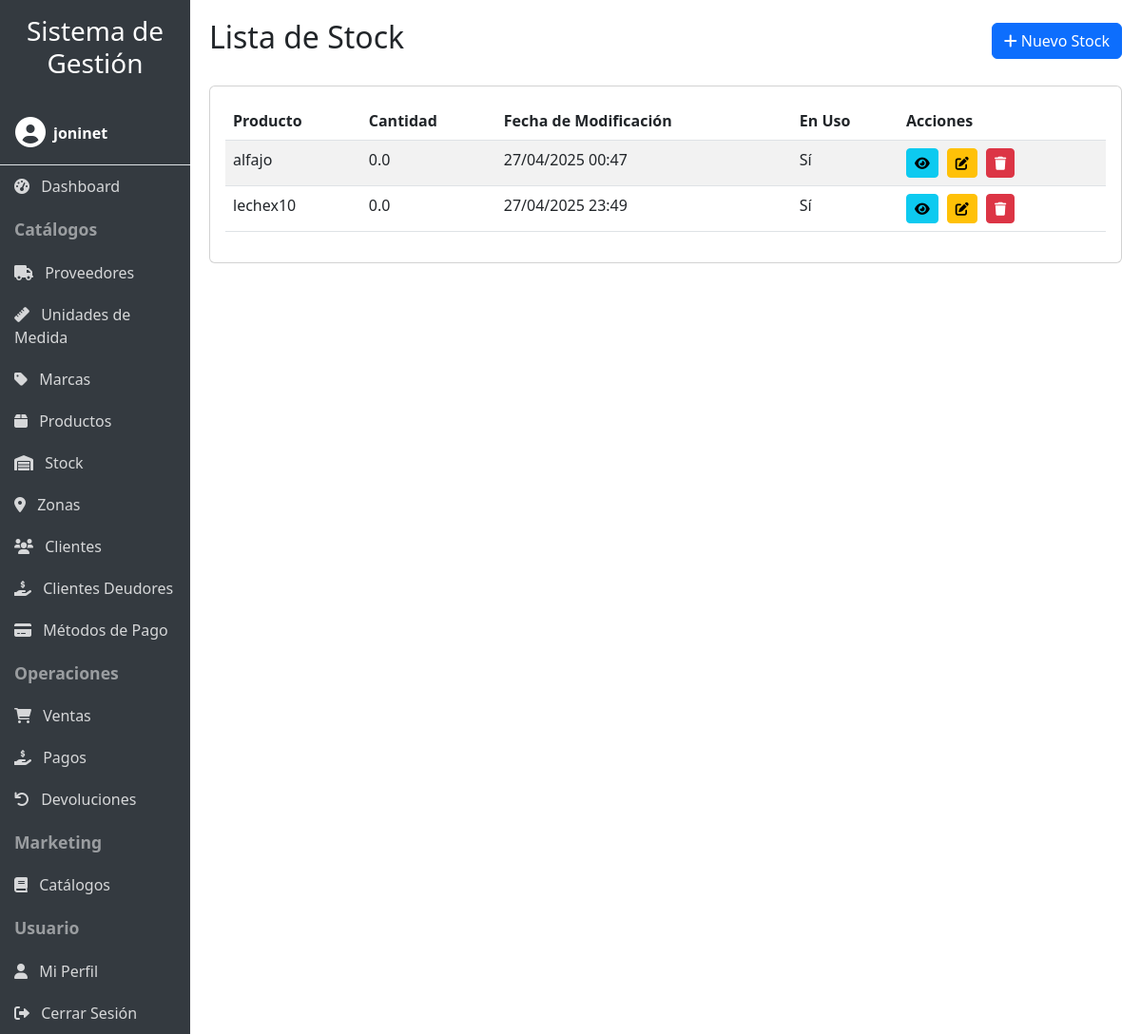
Page /stocks/ (signed in) on the committed database.
### productos/models.py (models this page shows, shortened)
class Stock(models.Model):
    producto = models.ForeignKey(Producto, on_delete=models.CASCADE)
    cantidad = models.FloatField()
    fecha_modificacion = models.DateTimeField(auto_now=True)
    en_uso = models.BooleanField(default=True)
    usuario = models.ForeignKey(User, on_delete=models.CASCADE, null=True, blank=True)

class Producto(models.Model):
    nombre = models.CharField(max_length=100)
    descripcion = models.CharField(max_length=250)
    precio = models.DecimalField(max_digits=10, decimal_places=2)
    imagen = models.ImageField(upload_to='productos/', null=True, blank=True, help_text='Imagen del producto')
    proveedor = models.ForeignKey(Proveedor, on_delete=models.CASCADE)
    marca = models.ForeignKey(Marca, on_delete=models.CASCADE, null=True, blank=True)
    um = models.ForeignKey(UnidadMedida, on_delete=models.CASCADE)
    usuario = models.ForeignKey(User, on_delete=models.CASCADE, null=True, blank=True)
    def __str__(self) -> str:
        return self.nombre

### productos/user_views.py (the view)
# urls.py: path('stocks/', user_views.UserStockListView.as_view(), name='stock_list'),
class UserStockListView(UserDataMixin, StockListView):
    pass

### productos/mixins.py (called while the page is built)
    def get_queryset(self):
        queryset = super().get_queryset()
        user = self.request.user
        if user.is_staff or user.is_superuser:
            return queryset
        if hasattr(queryset.model, 'usuario'):
            return queryset.filter(usuario=user)
        return queryset

### productos/templates/productos/stock_list.html (shortened to what this page needs)
{% extends 'productos/base.html' %}
{% load productos_filters %}
{% block header %}Lista de Stock{% endblock %}
{% block header_buttons %}
<a href="{% url 'productos:stock_create' %}" class="btn btn-primary">
    <i class="fas fa-plus"></i> Nuevo Stock
</a>
{% endblock %}
{% block content %}
<div class="card">
    <div class="card-body">
        <div class="table-responsive">
            <table class="table table-striped table-hover">
                <thead>
                    <tr>
                        <th>Producto</th>
                        <th>Cantidad</th>
                        <th>Fecha de Modificación</th>
                        <th>En Uso</th>
                        <th>Acciones</th>
                    </tr>
                </thead>
                <tbody>
                    {% for stock in stocks %}
                    <tr>
                        <td>{{ stock.producto }}</td>
                        <td>{{ stock.cantidad }}</td>
                        <td>{{ stock.fecha_modificacion|date:"d/m/Y H:i" }}</td>
                        <td>{% if stock.en_uso %}Sí{% else %}No{% endif %}</td>
                        <td class="action-buttons">
                            <a href="{% url 'productos:stock_detail' stock.pk %}" class="btn btn-sm btn-info" title="Ver detalles">
                                <i class="fas fa-eye"></i>
                            </a>
                            <a href="{% url 'productos:stock_update' stock.pk %}" class="btn btn-sm btn-warning" title="Editar">
                                <i class="fas fa-edit"></i>
                            </a>
                            <a href="{% url 'productos:stock_delete' stock.pk %}" class="btn btn-sm btn-danger" title="Eliminar">
                                <i class="fas fa-trash"></i>
                            </a>
                        </td>
                    </tr>
                    {% empty %}
                    <tr>
                        <td colspan="5" class="text-center">No hay registros de stock.</td>
                    </tr>
                    {% endfor %}
                </tbody>
            </table>
        </div>
    </div>
</div>
{% endblock %}

### productos/templates/productos/base.html (shortened to what this page needs)
<!DOCTYPE html>
<html lang="es">
<head>
    <link href="https://cdn.jsdelivr.net/npm/bootstrap@5.3.0/dist/css/bootstrap.min.css" rel="stylesheet">
    <link rel="stylesheet" href="https://cdnjs.cloudflare.com/ajax/libs/font-awesome/6.0.0/css/all.min.css">
    {% load static %}
    <link rel="stylesheet" href="{% static 'productos/css/responsive.css' %}">
</head>
<body>
    <div class="container-fluid">
        <div class="row">
            <div class="col-lg-2 sidebar p-0" id="sidebar">
                <div class="p-3 d-lg-block d-none">
                    <h3 class="text-center">Sistema de Gestión</h3>
                </div>
                {% if user.is_authenticated %}
                <div class="user-info p-3 border-bottom">
                    <div class="d-flex align-items-center">
                        <div class="me-2">
                            <i class="fas fa-user-circle fa-2x"></i>
                        </div>
                        <div>
                            <div class="fw-bold">{{ user.username }}</div>
                        </div>
                    </div>
                </div>
                {% endif %}
                {% if user.is_authenticated %}
                <a href="{% url 'productos:dashboard' %}" class="nav-link"><i class="fas fa-tachometer-alt me-2"></i> Dashboard</a>
                <div class="nav-header">Catálogos</div>
                <a href="{% url 'productos:proveedor_list' %}" class="nav-link"><i class="fas fa-truck me-2"></i> Proveedores</a>
                <a href="{% url 'productos:unidadmedida_list' %}" class="nav-link"><i class="fas fa-ruler me-2"></i> Unidades de Medida</a>
                <a href="{% url 'productos:marca_list' %}" class="nav-link"><i class="fas fa-tag me-2"></i> Marcas</a>
                <a href="{% url 'productos:producto_list' %}" class="nav-link"><i class="fas fa-box me-2"></i> Productos</a>
                <a href="{% url 'productos:stock_list' %}" class="nav-link"><i class="fas fa-warehouse me-2"></i> Stock</a>
                <a href="{% url 'productos:zona_list' %}" class="nav-link"><i class="fas fa-map-marker-alt me-2"></i> Zonas</a>
                <a href="{% url 'productos:cliente_list' %}" class="nav-link"><i class="fas fa-users me-2"></i> Clientes</a>
                <a href="{% url 'productos:clientes_deudores' %}" class="nav-link"><i class="fas fa-hand-holding-usd me-2"></i> Clientes Deudores</a>
                <a href="{% url 'productos:metodopago_list' %}" class="nav-link"><i class="fas fa-credit-card me-2"></i> Métodos de Pago</a>
                <div class="nav-header">Operaciones</div>
                <a href="{% url 'productos:venta_list' %}" class="nav-link"><i class="fas fa-shopping-cart me-2"></i> Ventas</a>
                <a href="{% url 'productos:pago_list' %}" class="nav-link"><i class="fas fa-hand-holding-usd me-2"></i> Pagos</a>
                <a href="{% url 'productos:devolucion_list' %}" class="nav-link"><i class="fas fa-undo me-2"></i> Devoluciones</a>
                <div class="nav-header">Marketing</div>
                <a href="{% url 'productos:catalogo_list' %}" class="nav-link"><i class="fas fa-book me-2"></i> Catálogos</a>
                <div class="nav-header">Usuario</div>
                <a href="{% url 'productos:profile' %}" class="nav-link"><i class="fas fa-user me-2"></i> Mi Perfil</a>
                <a href="{% url 'productos:logout' %}" class="nav-link"><i class="fas fa-sign-out-alt me-2"></i> Cerrar Sesión</a>
                {% else %}
                <div class="nav-header">Acceso</div>
                <a href="{% url 'productos:login' %}" class="nav-link"><i class="fas fa-sign-in-alt me-2"></i> Iniciar Sesión</a>
                <a href="{% url 'productos:register' %}" class="nav-link"><i class="fas fa-user-plus me-2"></i> Registrarse</a>
                {% endif %}
            </div>
            <div class="col-lg-10 content content-wrapper">
                <div class="d-flex justify-content-between align-items-center mb-4">
                    <h2>{% block header %}{% endblock %}</h2>
                    <div>
                        {% block header_buttons %}{% endblock %}
                    </div>
                </div>
                {% block content %}{% endblock %}
            </div>
        </div>
    </div>
</body>
</html>

### productos/static/productos/css/responsive.css (style rules this page uses)
body { font-size: 16px; }
.table-responsive { overflow-x: auto; -webkit-overflow-scrolling: touch; }

### productos/templates/productos/base.html (style rules this page uses)
body { overflow-x: hidden; }
.sidebar { min-height: 100vh; background-color: #343a40; color: white; transition: all 0.3s; }
.sidebar a { color: rgba(255, 255, 255, 0.8); text-decoration: none; display: block; padding: 10px 15px; }
.sidebar .nav-header { font-weight: bold; padding: 10px 15px; font-size: 1.1em; color: rgba(255, 255, 255, 0.5); }
.content { padding: 20px; }
.table-responsive { overflow-x: auto; }
.action-buttons a { margin-right: 5px; }

### rows in the picture
Stock: producto "alfajo", cantidad "0.0", fecha_modificacion "27/04/2025 00:47", en_uso "Sí"
Stock: producto "lechex10", cantidad "0.0", fecha_modificacion "27/04/2025 23:49", en_uso "Sí"

### other values in the picture
{{ user.username }} "joninet"
